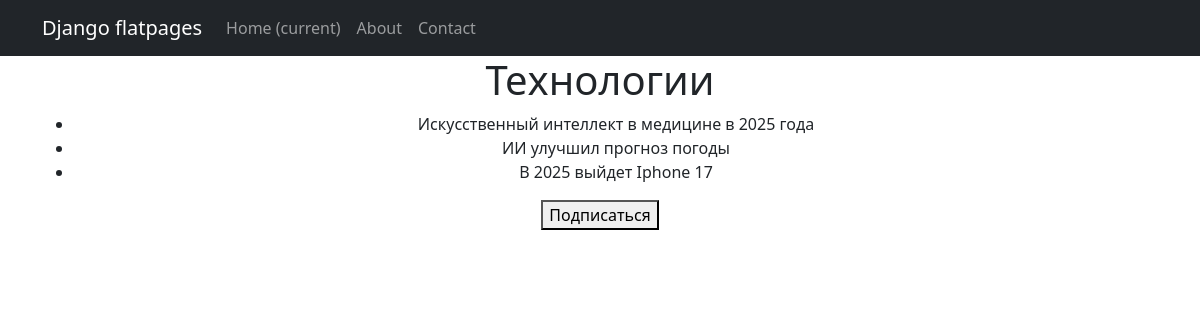
The app's page /category/12/ (signed in) with its own data.
### models_app/models.py (models this page shows, shortened)
class Category(models.Model):
    name = models.CharField(max_length=100, unique=True)
    subscribers = models.ManyToManyField(User, related_name='subscribed_categories', blank=True)

class Post(models.Model):
    ARTICLE = 'AR'
    NEWS = 'NW'
    POST_TYPE_CHOICES = [
        (ARTICLE, 'Article'),
        (NEWS, 'News'),
    ]
    author = models.ForeignKey(Author, on_delete=models.CASCADE, related_name='posts')
    post_type = models.CharField(max_length=2, choices=POST_TYPE_CHOICES, default=ARTICLE)
    created_at = models.DateTimeField(auto_now_add=True)
    categories = models.ManyToManyField(Category, related_name='posts')
    title = models.CharField(max_length=255)
    content = models.TextField()
    rating = models.IntegerField(default=0)

### appointment_app/views.py (the view, shortened to what this page needs)
# urls.py: path('category/<int:pk>/', SubscribeToCategoryView.as_view(), name='category_detail'),
class SubscribeToCategoryView(LoginRequiredMixin, DetailView):
    model = Category
    template_name = 'appointment_app/subscribe_category.html'
    context_object_name = 'category'
    def get_context_data(self, **kwargs):
        context = super().get_context_data(**kwargs)
        category = self.get_object()
        context['news'] = category.posts.filter(post_type=Post.NEWS)
        context['is_subscribed'] = category.subscribers.filter(id=self.request.user.id).exists()
        return context

### appointment_app/templates/appointment_app/subscribe_category.html (shortened to what this page needs)
{% extends 'flatpages/default.html' %}
{% block content %}
<h1>{{ category.name }}</h1>
<ul>
    {% for post in news %}
        <li>{{ post.title }}</li>
    {% endfor %}
</ul>
{% if is_subscribed %}
    <p style="color:red">Вы уже подписаны на эту категорию.</p>
{% else %}
    <form action="{% url 'category_detail' category.id %}" method="post">
        <button type="submit">Подписаться</button>
    </form>
{% endif %}
{% endblock content %}

### templates/flatpages/default.html (shortened to what this page needs)
<!DOCTYPE html>
<html lang="en">
    <head>
        {% load static %}
        <link href="{% static 'css/styles.css' %}" rel="stylesheet" />
    </head>
    <body>
        <nav class="navbar navbar-expand-lg navbar-dark bg-dark static-top">
            <div class="container">
               <a class="navbar-brand" href="#">Django flatpages</a>
               <div class="collapse navbar-collapse" id="navbarResponsive">
                   <ul class="navbar-nav ml-auto">
                       <li class="nav-item active">
                           <a class="nav-link" href="#">Home
                               <span class="sr-only">(current)</span>
                           </a>
                       </li>
                       <li class="nav-item">
                           <a class="nav-link" href="/about/">About</a>
                       </li>
                       <li class="nav-item">
                           <a class="nav-link" href="/contacts/">Contact</a>
                       </li>
                   </ul>
               </div>
            </div>
        </nav>
        <div class="container">
            <div class="row">
               <div class="col-lg-12 text-center">
                   {% block content %}
                   {% endblock content %}
               </div>
           </div>
        </div>
    </body>
</html>

### records on screen
Category: name "Технологии"
Post: title "Искусственный интеллект в медицине в 2025 года"
Post: title "ИИ улучшил прогноз погоды"
Post: title "В 2025 выйдет Iphone 17"
